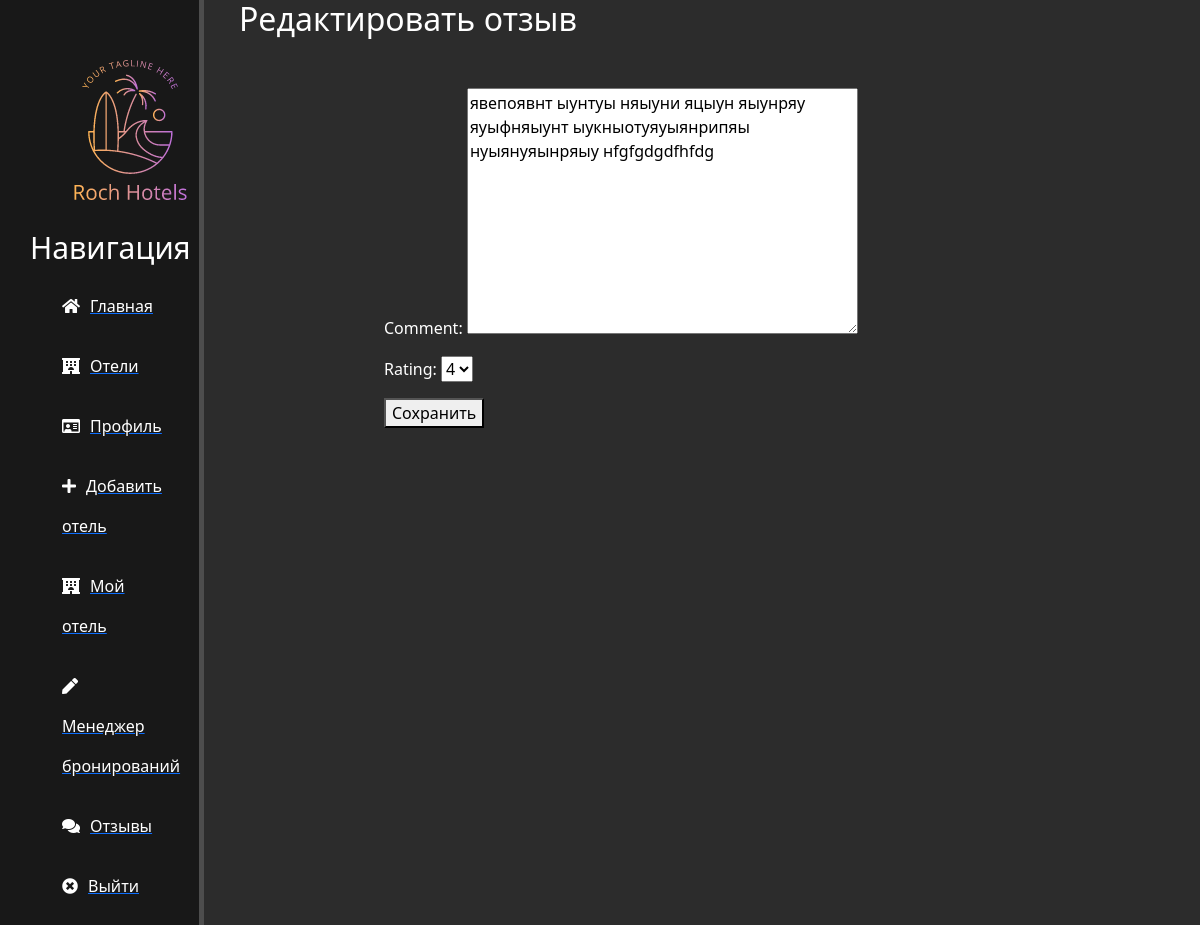
The app's page /update-reviews-admin/2/ (signed in) with its own data.
### main/models.py (models this page shows, shortened)
class Review(models.Model):
    user = models.ForeignKey(User, on_delete=models.CASCADE)
    hotel = models.ForeignKey(Hotel, on_delete=models.CASCADE)
    comment = models.TextField()
    rating = models.PositiveSmallIntegerField(default=0, choices=[(i,i) for i in range(1, 6)])
    created_at = models.DateTimeField(auto_now_add=True)
    updated_at = models.DateTimeField(auto_now=True)
    deleted_at = models.DateTimeField(null=True, blank=True)
    deleted = models.BooleanField(default=False)

### main/views.py (the view)
# urls.py: path('update-reviews-admin/<int:review_id>/', update_reviews_admin, name='update-reviews-admin'),
@login_required
def update_reviews_admin(request, review_id):
    review = get_object_or_404(Review, id=review_id, hotel__admin=request.user)
    if request.method == 'POST':
        form = ReviewForm(request.POST, instance=review)
        if form.is_valid():
            form.save()
            return redirect('view-reviews-admin')
    else:
        form = ReviewForm(instance=review)
    context = {'form': form, 'review': review}
    return render(request, 'main/update_review_admin.html', context)

### main/forms.py
class ReviewForm(forms.ModelForm):
    class Meta:
        model = Review
        fields = ['comment', 'rating']

### main/templatetags/custom_tags.py (called while the page is built)
@register.filter(name='has_group')
def has_group(user, group_name):
    return user.groups.filter(name=group_name).exists()

### main/templates/main/update_review_admin.html (shortened to what this page needs)
{% extends 'main/layout.html' %}
{% block content %}
  <h2 class="text-white">Редактировать отзыв</h2>
  <form method="post" action="{% url 'update-reviews-admin' review.id %}" class="text-white">
    {{ form.as_p }}
    <button type="submit">Сохранить</button>
  </form>
{% endblock %}

### main/static/main/css/main.css (style rules this page uses)
body { background: #2c2c2c; }
form { margin-left: 32%; width: 500px; margin-top: 50px; }

### records on screen
Review: comment "явепоявнт ыунтуы няыуни яцыун яыунряу яуыфняыунт ыукныотуяуыянрипяы нуыянуяынряыу нfgfgdgdfhfdg", rating "4"
